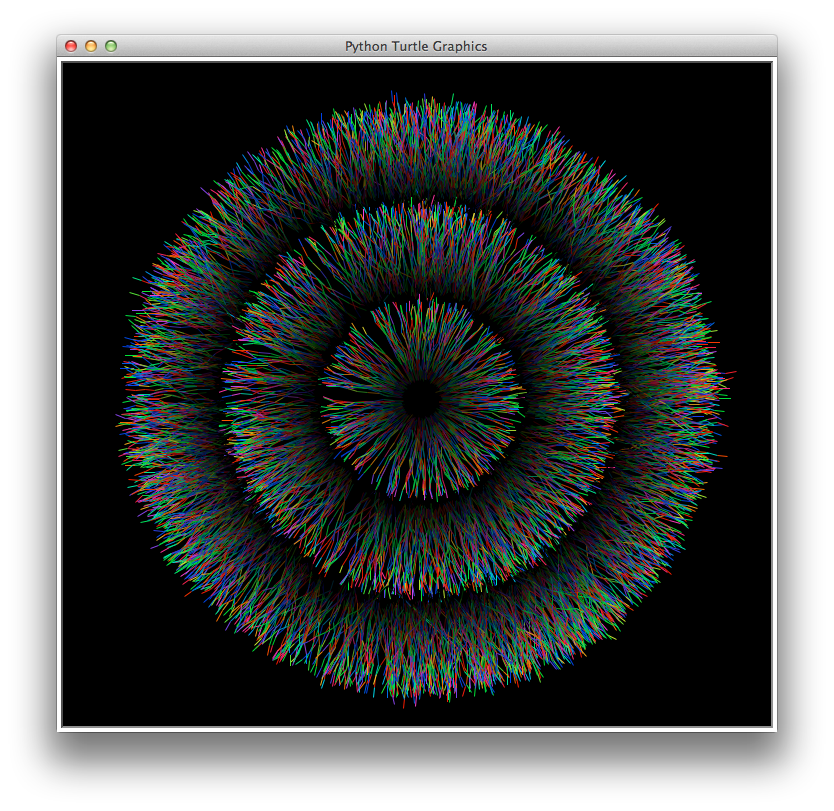

This figure's Python source:
import random
import turtle

# Draws three concentric sets of crooked rays, emerging from darkness

def colorGen(sat = 1, val = 1):
    """Generates random RGB values. sat range 0-1, val range = 0-1"""
    rand1 = round(random.randrange(256)*val)
    rand2 = round(random.randrange(256)*val)
    sat2 = round((1-sat)*255)
    if rand1 >= rand2:
        rand1 = round(255*val)
    else:
        rand2 = round(255*val)
    color = [[sat2, rand1, rand2], [rand1, sat2, rand2], [sat2, rand2, rand1],
             [rand1, rand2, sat2], [rand2, sat2, rand1], [rand2, rand1, sat2]]
    return tuple(color[random.randrange(6)])

def timeTunnel(repeats = 1,zigzag = 10, stepVar = 1):
    for i in range(repeats):
        alex.goto(0,0)
        alex.seth(random.uniform(0,360)) # set heading
        h1 = alex.heading() # get heading
        alex.color(colorGen(val=0))
        for j in range(10):
            alex.down()
            alex.forward(abs(round(random.gauss(10, stepVar),0))) # abs limits motion to forward
            alex.seth(h1 + random.gauss(0,zigzag))
            x = alex.xcor()
            y = alex.ycor()
            alex.color(colorGen(val = j/10))
            h2 = alex.heading()
        for k in range(3):
            alex.down()
            alex.seth(h2 + random.gauss(0, zigzag))
            h3 = alex.heading()
            for k2 in range(10):
                alex.color(colorGen(val = k2/10))
                alex.seth(h3 + random.gauss(0,zigzag))
                alex.forward(abs(round(random.gauss(10, stepVar), 0)))
            alex.up()
            m = alex.xcor()
            n = alex.ycor()
            h4 = alex.heading()
            for l in range(2):
                alex.color(colorGen())
                alex.down()
                alex.seth(abs(h4 + random.gauss(0,zigzag)))
                h5 = alex.heading()
                for l2 in range(10):
                    alex.color(colorGen(val = l2/10))
                    alex.seth(h5 + random.gauss(0,zigzag))
                    alex.forward(abs(round(random.gauss(10,stepVar),0)))
                alex.up()
                alex.goto(m, n)
            alex.goto(x, y)
        alex.up()

turtle.tracer(0, 0)
wn = turtle.Screen()
wn.colormode(255)
turtle.bgcolor("black")
alex = turtle.Turtle()
alex.speed(10)
alex.pensize(0)
alex.ht()

timeTunnel(300)

turtle.update()
wn.exitonclick()
